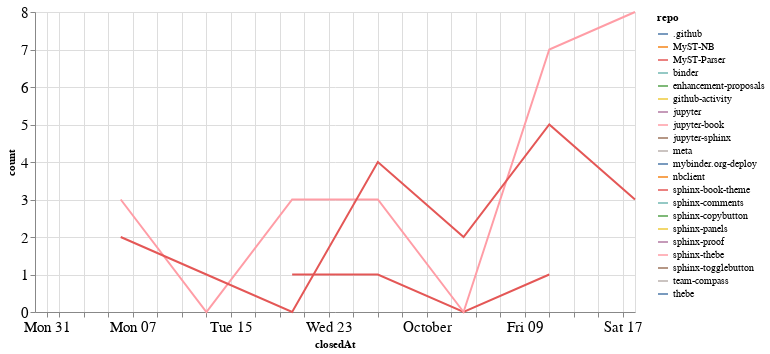

The notebook cell this image was saved under:
### Code cell
closed_by_time = closed_by.groupby('repo').resample('W', on='closedAt').count()['author'].reset_index()
closed_by_time = closed_by_time.rename(columns={'author': 'count'})

alt.Chart(closed_by_time, width=600).mark_line().encode(
    x='closedAt',
    y='count',
    color='repo',
    tooltip="repo"
)

### Figure 1 — Vega-Lite specification as saved in the notebook (floating-point values rounded to 4 significant figures)
{"config": {"axisLeft": {"labelFontSize": 15}, "axisBottom": {"labelFontSize": 15}}, "data": {"name": "data-bffd8bafa749f4b9859b2aa955915a5e"}, "mark": "line", "encoding": {"color": {"type": "nominal", "field": "repo"}, "tooltip": {"type": "nominal", "field": "repo"}, "x": {"type": "temporal", "field": "closedAt"}, "y": {"type": "quantitative", "field": "count"}}, "width": 600, "$schema": "https://vega.github.io/schema/vega-lite/v4.8.1.json", "datasets": {"data-bffd8bafa749f4b9859b2aa955915a5e": [{"repo": ".github", "closedAt": "2020-08-30T00:00:00", "count": 1}, {"repo": "MyST-NB", "closedAt": "2020-09-06T00:00:00", "count": 1}, {"repo": "MyST-Parser", "closedAt": "2020-09-20T00:00:00", "count": 1}, {"repo": "MyST-Parser", "closedAt": "2020-09-27T00:00:00", "count": 1}, {"repo": "MyST-Parser", "closedAt": "2020-10-04T00:00:00", "count": 0}, {"repo": "MyST-Parser", "closedAt": "2020-10-11T00:00:00", "count": 1}, {"repo": "binder", "closedAt": "2020-10-18T00:00:00", "count": 1}, {"repo": "enhancement-proposals", "closedAt": "2020-08-30T00:00:00", "count": 1}, {"repo": "github-activity", "closedAt": "2020-10-11T00:00:00", "count": 1}, {"repo": "jupyter", "closedAt": "2020-10-11T00:00:00", "count": 1}, {"repo": "jupyter-book", "closedAt": "2020-09-06T00:00:00", "count": 3}, {"repo": "jupyter-book", "closedAt": "2020-09-13T00:00:00", "count": 0}, {"repo": "jupyter-book", "closedAt": "2020-09-20T00:00:00", "count": 3}, {"repo": "jupyter-book", "closedAt": "2020-09-27T00:00:00", "count": 3}, {"repo": "jupyter-book", "closedAt": "2020-10-04T00:00:00", "count": 0}, {"repo": "jupyter-book", "closedAt": "2020-10-11T00:00:00", "count": 7}, {"repo": "jupyter-book", "closedAt": "2020-10-18T00:00:00", "count": 8}, {"repo": "jupyter-sphinx", "closedAt": "2020-09-27T00:00:00", "count": 1}, {"repo": "meta", "closedAt": "2020-09-13T00:00:00", "count": 2}, {"repo": "mybinder.org-deploy", "closedAt": "2020-10-18T00:00:00", "count": 1}, {"repo": "nbclient", "closedAt": "2020-09-13T00:00:00", "count": 1}, {"repo": "sphinx-book-theme", "closedAt": "2020-09-06T00:00:00", "count": 2}, {"repo": "sphinx-book-theme", "closedAt": "2020-09-13T00:00:00", "count": 1}, {"repo": "sphinx-book-theme", "closedAt": "2020-09-20T00:00:00", "count": 0}, {"repo": "sphinx-book-theme", "closedAt": "2020-09-27T00:00:00", "count": 4}, {"repo": "sphinx-book-theme", "closedAt": "2020-10-04T00:00:00", "count": 2}, {"repo": "sphinx-book-theme", "closedAt": "2020-10-11T00:00:00", "count": 5}, {"repo": "sphinx-book-theme", "closedAt": "2020-10-18T00:00:00", "count": 3}, {"repo": "sphinx-comments", "closedAt": "2020-09-27T00:00:00", "count": 1}, {"repo": "sphinx-copybutton", "closedAt": "2020-09-27T00:00:00", "count": 1}, {"repo": "sphinx-panels", "closedAt": "2020-10-18T00:00:00", "count": 1}, {"repo": "sphinx-proof", "closedAt": "2020-09-27T00:00:00", "count": 1}, {"repo": "sphinx-thebe", "closedAt": "2020-10-18T00:00:00", "count": 1}, {"repo": "sphinx-togglebutton", "closedAt": "2020-09-13T00:00:00", "count": 2}, {"repo": "team-compass", "closedAt": "2020-10-11T00:00:00", "count": 1}, {"repo": "thebe", "closedAt": "2020-10-18T00:00:00", "count": 4}]}}
